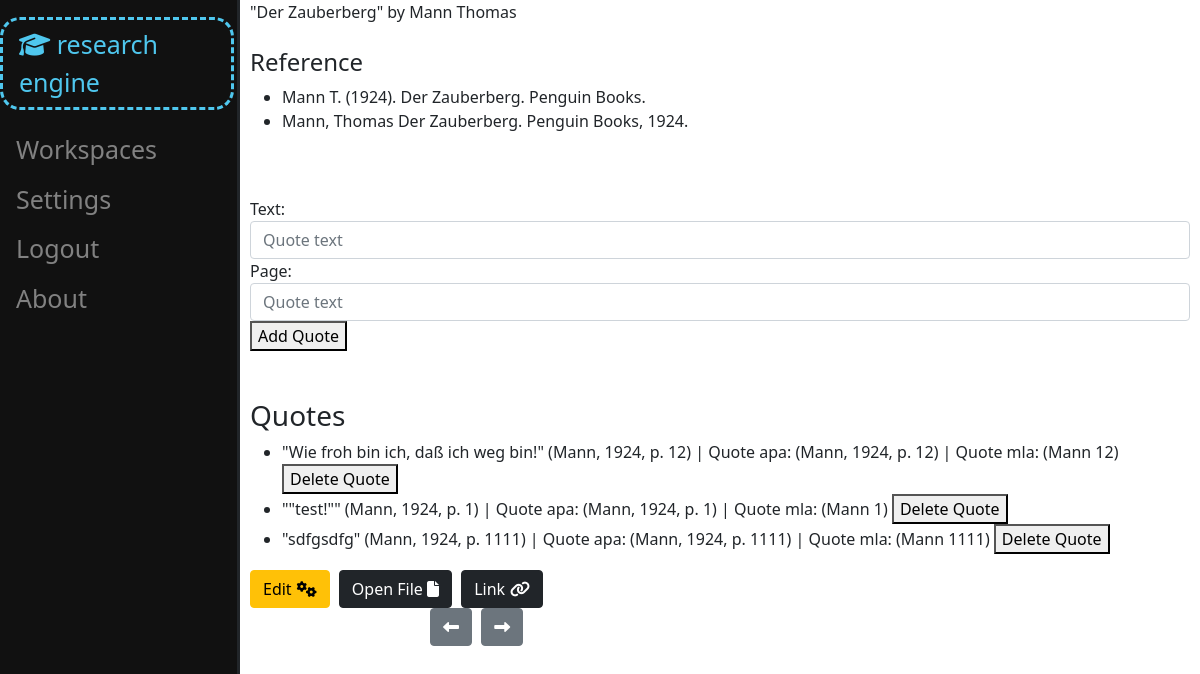
Before: /source_space/1 (signed in) with the older database file.
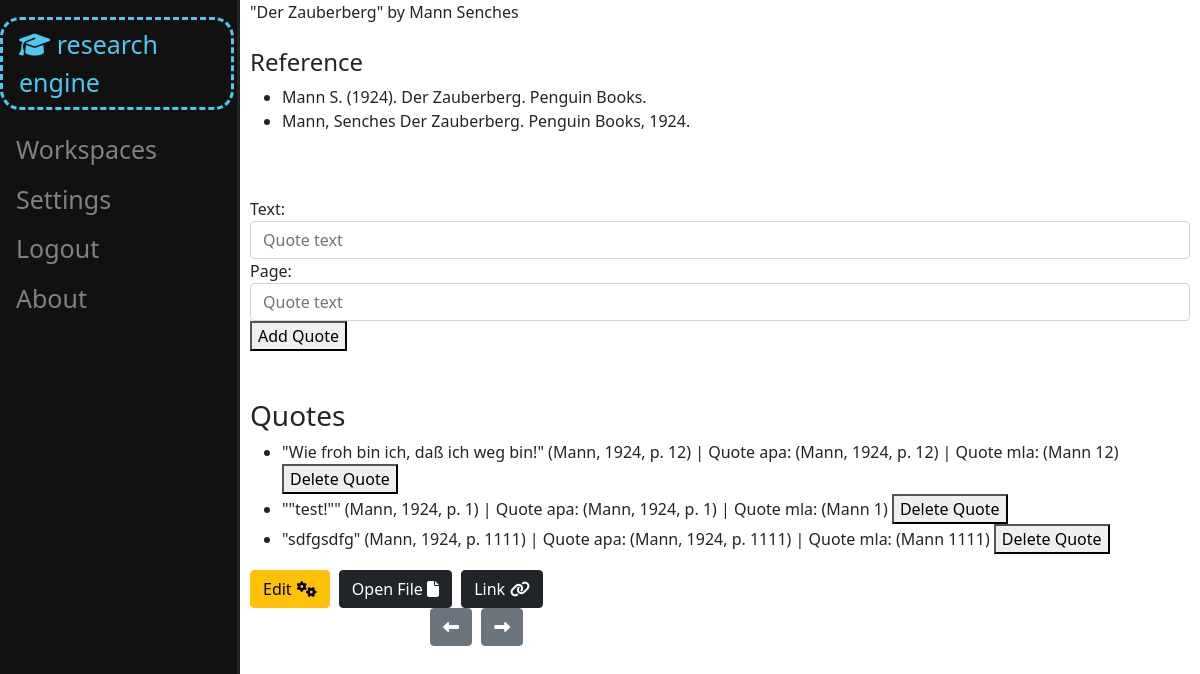
After: the same page with the newer database file.
### bookshelf/models.py (models this page shows, shortened)
class Source(models.Model):
    real_type = models.ForeignKey(ContentType, editable=False, on_delete=models.CASCADE)
    work_space = models.ForeignKey(WorkSpace, on_delete=models.CASCADE, related_name="sources")
    user = models.ForeignKey(User, on_delete=models.CASCADE, related_name="sources")
    title = models.CharField(max_length=100)
    author = models.CharField(max_length=70, blank=True)
    year = models.CharField(max_length=5, blank=True)
    link = models.CharField(max_length=40, blank=True)
    has_file = models.BooleanField(default=False)
    def __str__(self):
        return self.title
    def cast(self):
        return self.real_type.get_object_for_this_type(pk=self.pk)
    def get_file(self) -> SourceFile | None:
        return SourceFile.objects.get(source=self)

class Reference(models.Model):
    source = models.OneToOneField(Source, on_delete=models.CASCADE, related_name="reference")
    endnote_apa = models.CharField(max_length=50)
    endnote_mla = models.CharField(max_length=50)

### bookshelf/views.py (the view)
# urls.py: path("source_space/<int:source_id>", views.source_space, name="source_space"),
@login_required(redirect_field_name=None)
def source_space(request, source_id):
    source = check_source(source_id, request.user)
    reference = get_source_reference(source)
    if source.has_file:
        source_file = source.get_file()
    else:
        source_file = None
    source_data = {
            "source": source,
            "source_file": source_file,
            "quotes": source.quotes.all(),
            "reference": reference,
            "alter_source_form": get_and_set_alter_form(source),
            "upload_file_form": UploadSourceFileForm(),
            "link_form": AddLinkForm(),
            "new_quote_form": NewQuoteForm(),
    }
    return render(request, "bookshelf/source_space.html", source_data)

### bookshelf/forms.py
class AlterBookForm(BookForm):
    author = forms.CharField(widget=forms.TextInput(attrs={
        "type": "text",
        "id": "author-field",
        "class": _CLASS,
        "autocomplete": "off",
        "placeholder": "Book author"})
    )
    number_of_authors = forms.IntegerField(widget=forms.HiddenInput, required=False)
    def set_initials(self, book: Book):
        for field in self.fields:
            if field not in ("source_type", "number_of_authors",):
                self.fields[field].initial = book.__getattribute__(field)
        return self

### file_handling/forms.py (shortened to what this page needs)
class UploadSourceFileForm(forms.Form):
    file = forms.FileField(widget=forms.FileInput(attrs={
        "accept": ACCEPTED_UPLOAD_FORMATS,
        "id": "file-field",
        "class": _CLASS,
        "placeholder": "File"}))

### bookshelf/models.py (called while the page is built)
    def apa_formatted(self):
        return f'"{self.text}" {self.apa}'

    def __str__(self):
        return self.apa_formatted()

### bookshelf/source_citation.py (called while the page is built)
def get_source_reference(source: Source) -> Reference | Http404:
    try:
        return Reference.objects.get(source=source)
    except ObjectDoesNotExist:
        raise Http404

### templates/bookshelf/source_space.html (shortened to what this page needs)
{% extends "layout.html" %}
{% load static %}
{% block headless %}
    <div id="source-space-header">"{{ source }}" by {{ source.author }}</div>
    <div id="source-space-div">
        <div id="source-space">
            <br>
            <h4>Reference</h4>
            <ul>
                <li>{{ reference.endnote_apa }}</li>
                <li>{{ reference.endnote_mla }}</li>
            </ul>
            <br><br>
            <form action="{% url 'bookshelf:add_quote' source.pk %}" id="new_quote_form" method="post">
                {{ new_quote_form }}
                <button type="submit">Add Quote</button>
            </form><br><br>
            <h3>Quotes</h3>
            <ul>
                {% for quote in quotes %}
                <div id="quote_{{ quote.pk }}">
                    <li>
                        {{ quote }} | Quote apa: {{ quote.apa }} | Quote mla: {{ quote.mla }}
                        <button class="delete_quote_buttons" id="{{ quote.pk }}">Delete Quote</button>
                    </li>
                </div>
                {% endfor %}
            </ul>
        </div>
    </div>
    <div id="source-footer">
        <div class="footer-elems-left">
            <div class="footer-elem">
                <button onclick="show_or_hide_source_settings('{{ source.pk }}')" type="button" id="show-source-settings-button-{{ source.pk }}" class="btn btn-warning">Edit<i class="fa-solid fa-gears source-modal-icon"></i></button>
            </div>
            {% if source.has_file %}
                <div class="footer-elem">
                    <a href="#" id="open-source-file-button-{{ source.pk }}">
                        <button type="button" class="btn btn-dark">Open File <i class="fa-solid fa-file"></i></button>
                    </a>
                </div>
            {% endif %}
            {% if source.link %}
                <div class="footer-elem source-link-button">
                    <a href="{{ source.link }}" id="source-link-button-{{ source.pk }}">
                        <button type="button" class="btn btn-dark">Link<i class="fa-solid fa-link source-modal-icon"></i></button>
                    </a>
                </div>
            {% endif %}
        </div>
        <div class="footer-elems-right">
            <div class="footer-elem previous-source-button">
                <button type="button" class="btn btn-secondary arrow-button" id="next"><i class="fa-solid fa-left-long"></i></button>
            </div>
            <div class="footer-elem">
                <button type="button" class="btn btn-secondary arrow-button" id="previous"><i class="fa-solid fa-right-long"></i></button>
            </div>
        </div>
    </div>
{% endblock %}

Changed rows visible on the page:
changed Source "Der Zauberberg": author "Mann Thomas" → "Mann Senches"
changed Reference: endnote_apa "Mann T. (1924). Der Zauberberg. Penguin Books." → "Mann S. (1924). Der Zauberberg. Penguin Books."; endnote_mla "Mann, Thomas Der Zauberberg. Penguin Books, 1924." → "Mann, Senches Der Zauberberg. Penguin Books, 1924."
